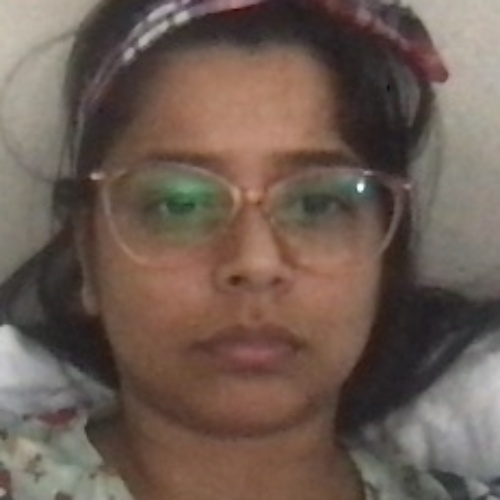
#> input picture images/11f79ef5-3ccc-4ad4-abf9-8417e9824094.jpg, 500 x 500 px
$ python -i Face_Training.py   (imports and definitions only)
#> lines starting #> are read from the running program, lines starting #| are printed output that depends on the picture; pictures that were not available may be replaced by others from this repository, and a replacement may not be noted
import cv2
import numpy as np
from PIL import Image
import os

# Path for face image database

recognizer = cv2.face.LBPHFaceRecognizer_create()
detector = cv2.CascadeClassifier("haarcascade_frontalface_default.xml");

# function to get the images and label data

def collect_image_paths(path):
#> called with path = 'images'
    image_paths = []
    # Walk through the directory tree starting from the specified path
    for root, dirs, files in os.walk(path):
        # Iterate over all files in the current directory
        for file in files:
            # Check if the file has a common image extension
            if file.lower().endswith(('.png', '.jpg', '.jpeg', '.gif', '.bmp')):
                # Construct the full path to the image file
                image_path = os.path.join(root, file)
                # Add the image path to the list
                image_paths.append(image_path)
    return image_paths

image_path = 'images'
path = collect_image_paths(image_path)

def getImagesAndLabels(path):

    faceSamples=[]
    ids = []

    for imagePath in path:

        PIL_img = Image.open(imagePath).convert('L') # convert it to grayscale
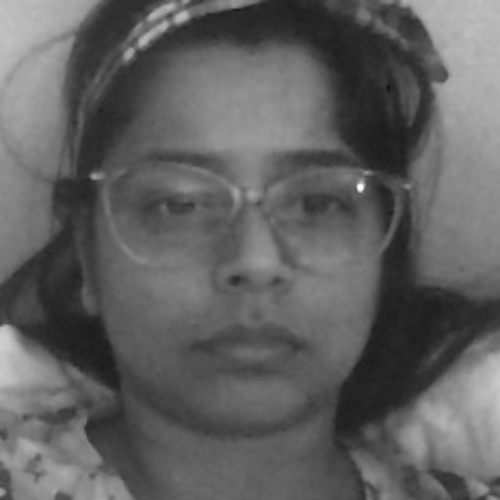
#> PIL_img: PIL image 500x500 L; min 10, max 251, mean 96.6
        img_numpy = np.array(PIL_img,'uint8')

        directory, filename = os.path.split(imagePath)
        #id = int(os.path.split(imagePath)[-1].split(".")[1])

        id = int(filename.split(imagePath)[0].split('_')[0])

        faces = detector.detectMultiScale(img_numpy)

        for (x,y,w,h) in faces:
            faceSamples.append(img_numpy[y:y+h,x:x+w])
            ids.append(id)


    return faceSamples,ids

# [1 line not run here, left out]
# [1 line that did not run here, left out]

# [1 line not run here, left out]

directory = 'trainer'
# [8 lines not run here, left out]

>>> result = getImagesAndLabels('../images/0c53e18c-6a3f-485f-b6df-a9ace279668c.jpg')
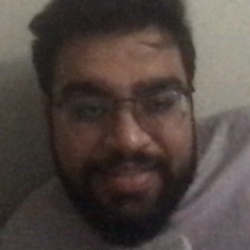
#> input picture images/0c53e18c-6a3f-485f-b6df-a9ace279668c.jpg, 250 x 250 px, given in place of ., which was not available
#> in getImagesAndLabels (call 2), `PIL_img = Image.open(imagePath).convert('L')`:
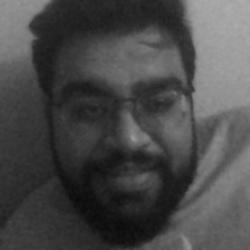
#> PIL_img: PIL image 250x250 L; min 9, max 173, mean 73.6
#> (the run stopped early here; a loop or call above may not have finished)
